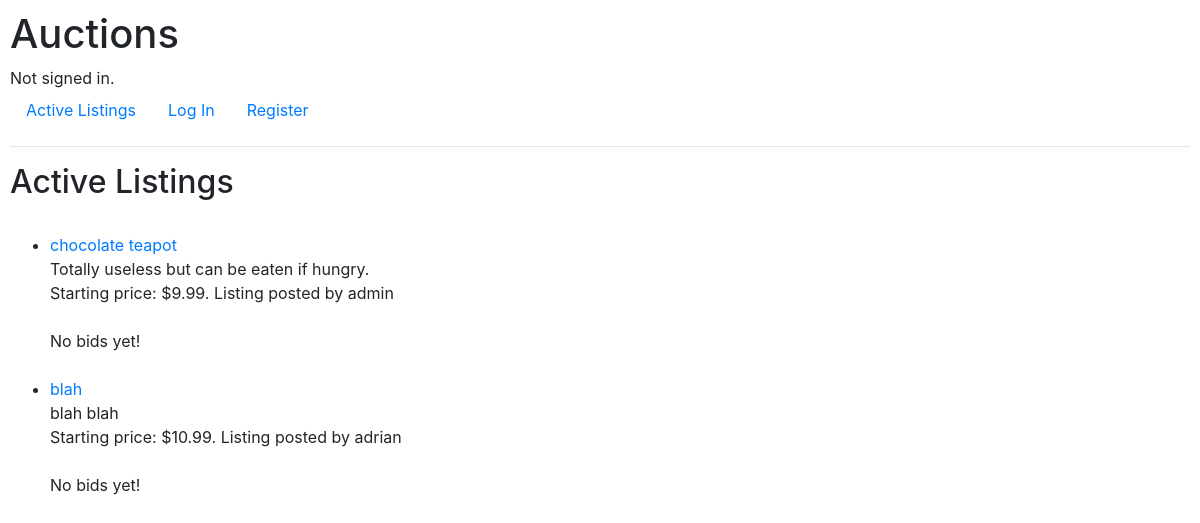
The app's page /, older data.
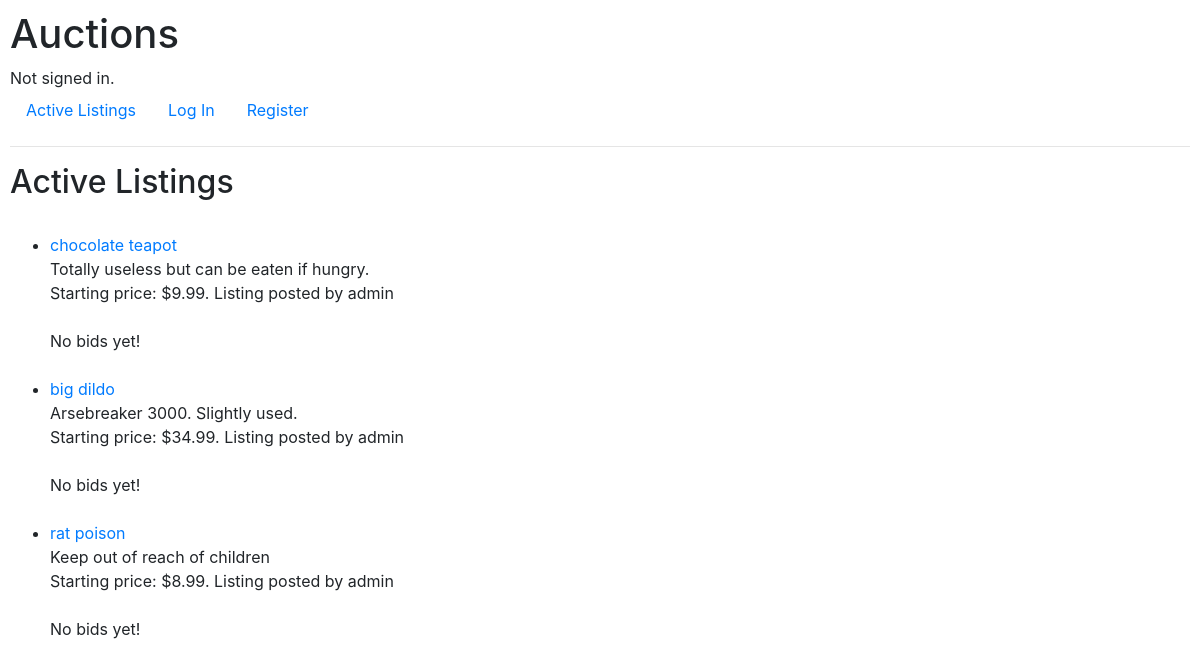
The same page, newer data.
### auctions/models.py (models this page shows, shortened)
class AuctionListing(models.Model):
    listing_name = models.CharField(max_length=64)
    starting_price = models.DecimalField(max_digits=6, decimal_places=2)
    current_price = models.DecimalField(max_digits=6, decimal_places=2, default=0.00)
    listed_by = models.ForeignKey(User, on_delete=models.CASCADE)
    listing_description = models.TextField(max_length=5120)
    is_closed = models.BooleanField(default=False)

class User(AbstractUser):
    pass

### auctions/views.py (the view)
# urls.py: path("", views.index, name="index"),
def index(request):
    return render(request, "auctions/index.html", {
        "listings": AuctionListing.objects.all()
    })

### auctions/templates/auctions/index.html (shortened to what this page needs)
{% extends "auctions/layout.html" %}
{% block body %}
    <h2>Active Listings</h2>
    <br>
    <ul>
        {% for listing in listings %}
        <li>
            <div>
                <a href="{% url 'listing_info' listing.listing_name %}">{{ listing.listing_name }}</a>
            </div>
            <div>{{ listing.listing_description }}</div>
            <div>Starting price: ${{ listing.starting_price }}. Listing posted by {{ listing.listed_by }}</div><br>
            {% if listing.current_price == 0.00 %}
                <div>No bids yet!</div>
            {% else %}
                <div>Current price: ${{ listing.current_price }}</div>
            {% endif %}
        </li>
        <br>
        {% endfor %}
    </ul>
{% endblock %}

Row changes from the older to the newer data that the page shows:
removed AuctionListing: listing_name "blah", listing_description "blah blah", starting_price "10.99", listed_by "adrian", current_price "No bids yet!"
added AuctionListing: listing_name "big dildo", listing_description "Arsebreaker 3000. Slightly used.", starting_price "34.99", listed_by "admin", current_price "No bids yet!"
added AuctionListing: listing_name "rat poison", listing_description "Keep out of reach of children", starting_price "8.99", listed_by "admin", current_price "No bids yet!"
